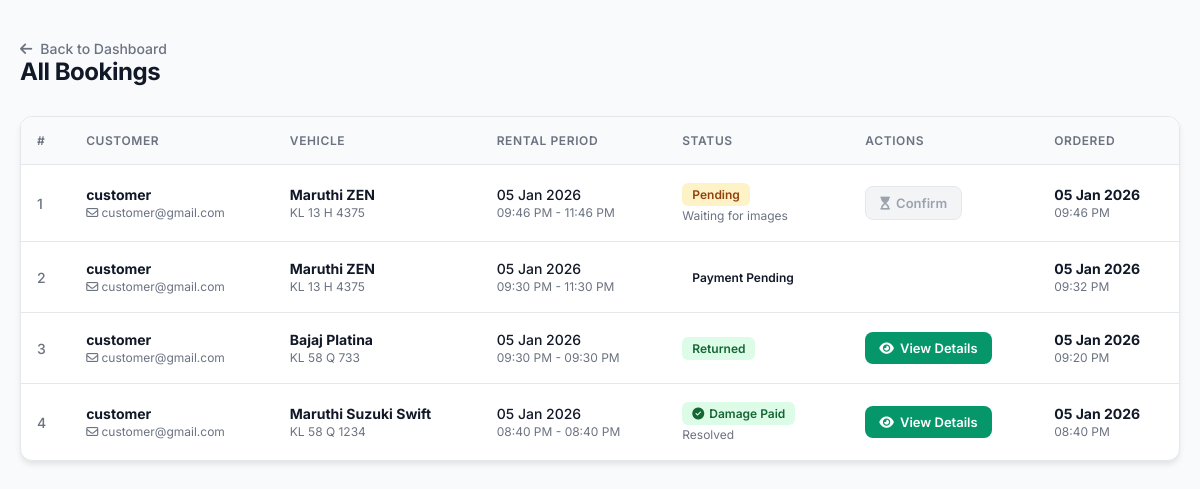
The page /admin_bookings/ (signed in) on the database as committed earlier.
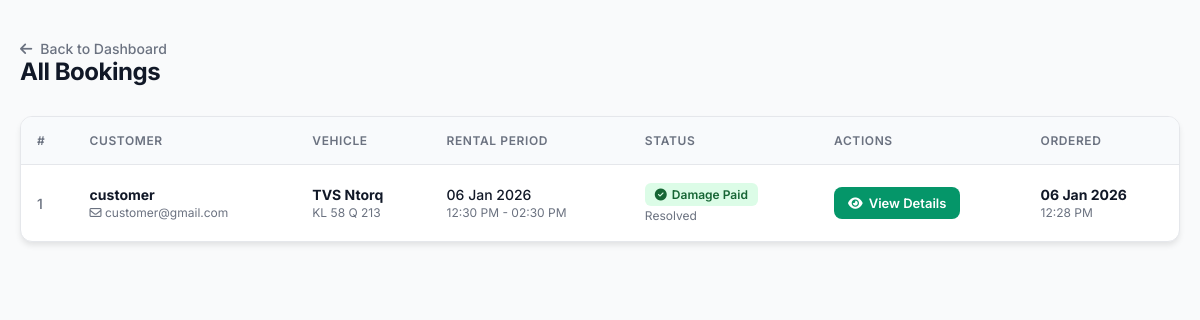
The same page on the database as committed later.
### wheelzy_app/models.py (models this page shows, shortened)
class Booking(models.Model):
    STATUS_CHOICES = [
        ("payment_pending", "Payment Pending"),
        ("pending", "Pending"),
        ("confirmed", "Confirmed"),
        ("in_use", "In Use"),
        ("returned", "Returned"),
        ("damage_reported", "Damage Reported"),
        ("cancelled", "Cancelled"),
    ]
    user = models.ForeignKey(User, on_delete=models.CASCADE)
    vehicle = models.ForeignKey(Vehicle, on_delete=models.CASCADE)
    start_time = models.DateTimeField()
    end_time = models.DateTimeField()
    total_price = models.PositiveIntegerField(default=0)
    status = models.CharField(max_length=30, choices=STATUS_CHOICES, default="payment_pending")
    is_rent_paid = models.BooleanField(default=False)
    ordered_at = models.DateTimeField(auto_now_add=True)
    razorpay_order_id = models.CharField(max_length=255, blank=True, null=True)
    razorpay_payment_id = models.CharField(max_length=255, blank=True, null=True)
    razorpay_signature = models.CharField(max_length=255, blank=True, null=True)

class Vehicle(models.Model):
    VEHICLE_TYPES = (
        ("car", "Car"),
        ("bike", "Bike"),
    )
    owner = models.ForeignKey(
        User,
        on_delete=models.CASCADE,
        related_name="vehicles",
        null=True,
        blank=True
    )
    vehicle_name = models.CharField(max_length=255)
    vehicle_type = models.CharField(max_length=25, choices=VEHICLE_TYPES)
    number_plate = models.CharField(max_length=50, unique=True)
    price_per_hour = models.PositiveIntegerField()
    seats = models.PositiveIntegerField(blank=True)
    image = CloudinaryField('vehicle_images', blank=True, null=True)
    is_available = models.BooleanField(default=True)

### wheelzy_app/views.py (the view)
# urls.py: path("admin_bookings/", views.admin_bookings, name="admin_bookings"),
@login_required
def admin_bookings(request):
    if not request.user.is_superuser:
        return redirect("home")
    bookings_qs = (
        Booking.objects
        .select_related("vehicle", "user")
        .order_by("-ordered_at")
    )
    paginator = Paginator(bookings_qs, 10)
    page_number = request.GET.get("page")
    bookings = paginator.get_page(page_number)
    return render(
        request,
        "admin_bookings.html",
        {"bookings": bookings}
    )

### wheelzy_app/templates/admin_bookings.html (shortened to what the changed rows need)
{% load static %}
<!DOCTYPE html>
<html lang="en">
<head>
    <link rel="stylesheet" href="https://cdnjs.cloudflare.com/ajax/libs/font-awesome/6.5.1/css/all.min.css">
</head>
<body>
<div class="container">
    <div class="header-section">
        <div class="header-left">
            <h2>All Bookings</h2>
        </div>
    </div>
    <div class="table-container">
        <table>
            <thead>
                <tr>
                    <th>#</th>
                    <th>Customer</th>
                    <th>Vehicle</th>
                    <th>Rental Period</th>
                    <th>Status</th>
                    <th>Actions</th>
                    <th>Ordered</th>
                </tr>
            </thead>
            <tbody>
            {% for booking in bookings %}
            <tr>
                <td style="color: var(--text-muted); font-weight: 500;">
                    {{ bookings.start_index|add:forloop.counter0 }}
                </td>
                <td class="user-info">
                    <strong>{{ booking.user.username }}</strong>
                    <span class="muted"><i class="fa-regular fa-envelope"></i> {{ booking.user.email }}</span>
                </td>
                <td class="vehicle-info">
                    <strong>{{ booking.vehicle.vehicle_name }}</strong>
                    <span class="muted"> {{ booking.vehicle.number_plate }}</span>
                </td>
                <td>
                    <div style="font-weight: 500;">{{ booking.start_time|date:"d M Y" }}</div>
                    <span class="muted">{{ booking.start_time|date:"h:i A" }} - {{ booking.end_time|date:"h:i A" }}</span>
                </td>
                <td>
                    {% if booking.status == "damage_reported" and booking.damage_report and booking.damage_report.is_paid %}
                        <span class="status damage_paid"><i class="fa-solid fa-circle-check"></i> Damage Paid</span>
                        <div class="muted">Resolved</div>
                    {% elif booking.status == "damage_reported" %}
                        <span class="status damage_reported"><i class="fa-solid fa-circle-exclamation"></i> Damage Reported</span>
                        <div class="muted" style="color:var(--danger);">Payment pending</div>
                    {% else %}
                        <span class="status {{ booking.status }}">
                            {{ booking.get_status_display }}
                        </span>
                        {% if booking.status == "pending" %}
                            {% if booking.handover_photos.exists %}
                                <div class="muted" style="color: var(--success);">Handover uploaded</div>
                            {% else %}
                                <div class="muted">Waiting for images</div>
                            {% endif %}
                        {% endif %}
                    {% endif %}
                </td>
                <td>
                    {% if booking.status == "pending" %}
                        {% if booking.handover_photos.exists %}
                            <a href="{% url 'approve_booking' booking.id %}" class="btn btn-success">
                                <i class="fa-solid fa-check"></i> Confirm
                            </a>
                        {% else %}
                            <span class="btn btn-disabled"><i class="fa-solid fa-hourglass-start"></i> Confirm</span>
                        {% endif %}
                    {% endif %}
                    {% if booking.status == "damage_reported" %}
                        {% if booking.damage_report and booking.damage_report.is_paid %}
                            <a href="{% url 'admin_booking_details' booking.id %}" class="btn btn-success">
                                <i class="fa-solid fa-eye"></i> View Details
                            </a>
                        {% else %}
                            <a href="{% url 'admin_damage_details' booking.id %}" class="btn btn-danger">
                                <i class="fa-solid fa-triangle-exclamation"></i> View Damage
                            </a>
                        {% endif %}
                    {% endif %}
                    {% if booking.status == "returned" %}
                        <a href="{% url 'admin_booking_details' booking.id %}" class="btn btn-success">
                            <i class="fa-solid fa-eye"></i> View Details
                        </a>
                    {% endif %}
                </td>
                <td>
                    <strong>{{ booking.ordered_at|date:"d M Y" }}</strong>
                    <span class="muted">{{ booking.ordered_at|time:"h:i A" }}</span>
                </td>
            </tr>
            {% endfor %}
            </tbody>
        </table>
    </div>
</div>
</body>
</html>

Rows that differ between the two databases and show on the page:
removed Booking: start_index|add "1", user.username "customer", user.email "customer@gmail.com", vehicle.vehicle_name "Maruthi ZEN", vehicle.number_plate "KL 13 H 4375", start_time "05 Jan 2026", start_time "09:46 PM", end_time "11:46 PM", status "Pending", shows "Waiting for images", shows "Confirm", ordered_at "05 Jan 2026", ordered_at "09:46 PM"
removed Booking: start_index|add "2", user.username "customer", user.email "customer@gmail.com", vehicle.vehicle_name "Maruthi ZEN", vehicle.number_plate "KL 13 H 4375", start_time "05 Jan 2026", start_time "09:30 PM", end_time "11:30 PM", status "Payment Pending", ordered_at "05 Jan 2026", ordered_at "09:32 PM"
removed Booking: start_index|add "3", user.username "customer", user.email "customer@gmail.com", vehicle.vehicle_name "Bajaj Platina", vehicle.number_plate "KL 58 Q 733", start_time "05 Jan 2026", start_time "09:30 PM", end_time "09:30 PM", status "Returned", shows "View Details", ordered_at "05 Jan 2026", ordered_at "09:20 PM"
removed Booking: start_index|add "4", user.username "customer", user.email "customer@gmail.com", vehicle.vehicle_name "Maruthi Suzuki Swift", vehicle.number_plate "KL 58 Q 1234", start_time "05 Jan 2026", start_time "08:40 PM", end_time "08:40 PM", status "damage_reported" (drawn), ordered_at "05 Jan 2026", ordered_at "08:40 PM"
added Booking: start_index|add "1", user.username "customer", user.email "customer@gmail.com", vehicle.vehicle_name "TVS Ntorq", vehicle.number_plate "KL 58 Q 213", start_time "06 Jan 2026", start_time "12:30 PM", end_time "02:30 PM", status "damage_reported" (drawn), ordered_at "06 Jan 2026", ordered_at "12:28 PM"
